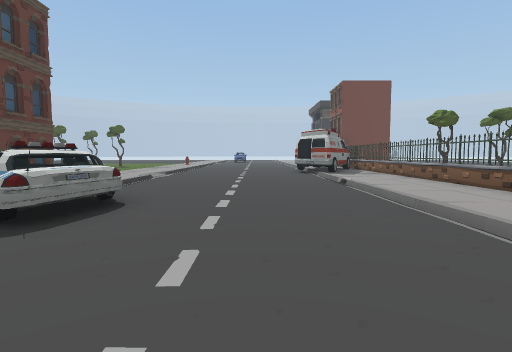
[1] (above)

21 first-person views from a walk through a Unity game level. The camera is 1.4 m above the floor, tilts 4° down and sees 80° across. Doors are open. The floor is counted in squares, 2 m on a side. Each view is taken from the middle of a square. On the plan, view 1 faces up. The plan holds only what a view shows up to about 10 squares ahead; the rest is blank. The place goes on beyond the plan. The player character is not drawn. Some animated figures are left out.

[2]
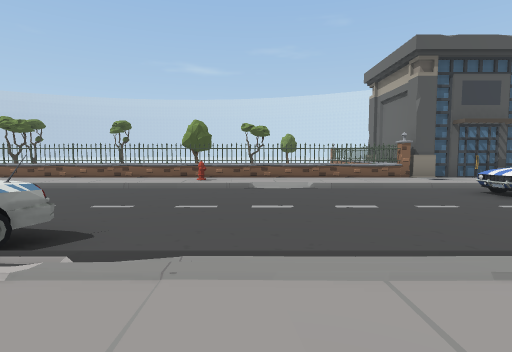

[3]
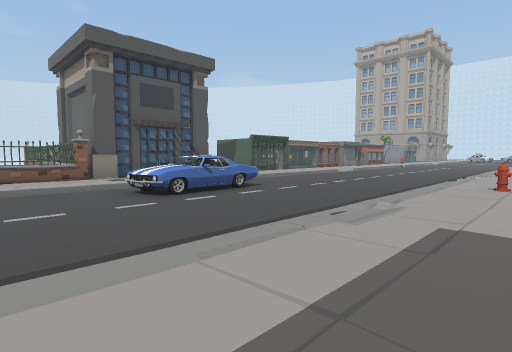

[4]
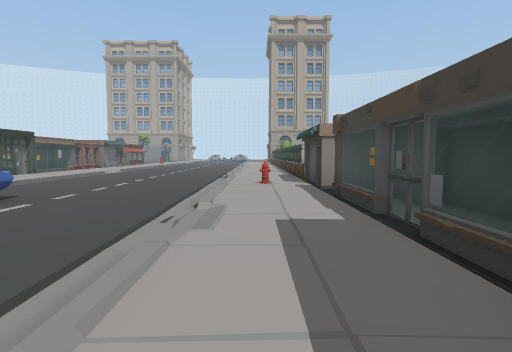

[5]
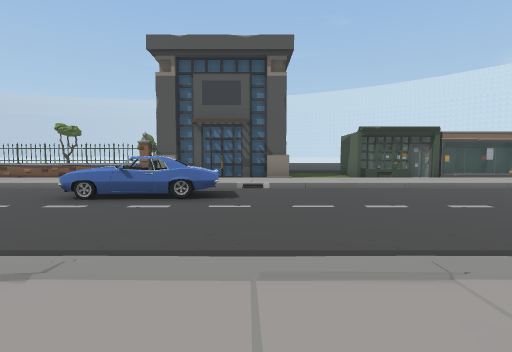

[6]
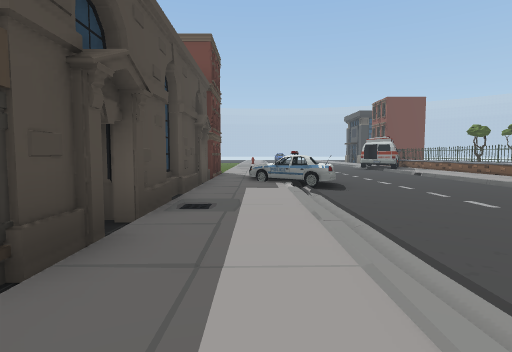

[7]
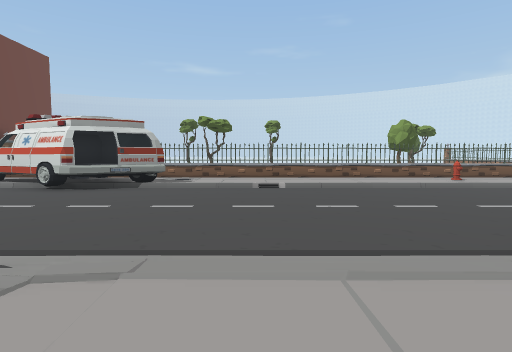

[8]
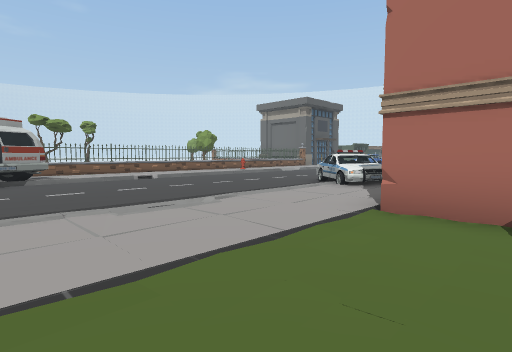

[9]
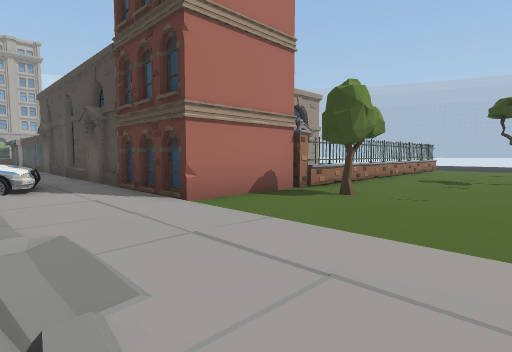

[10]
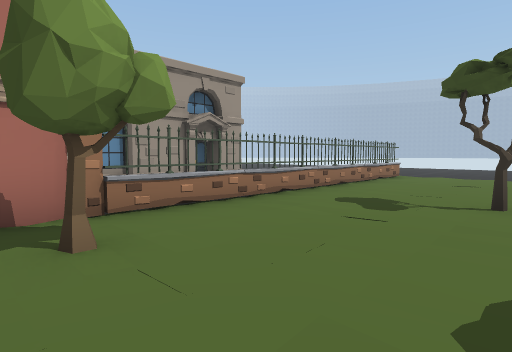

[11]
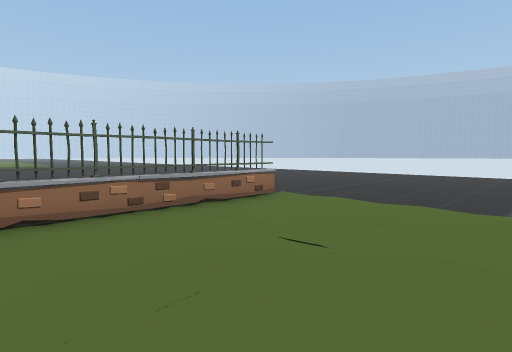

[12]
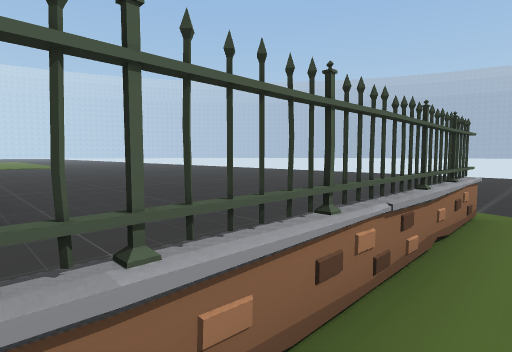

[13]
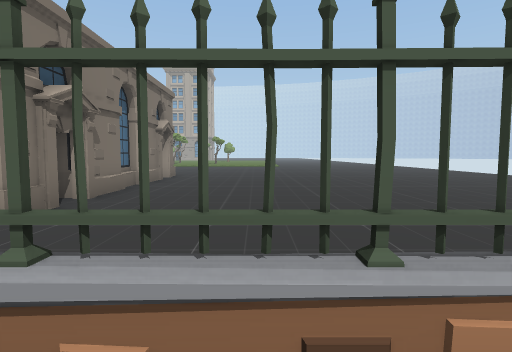

[14]
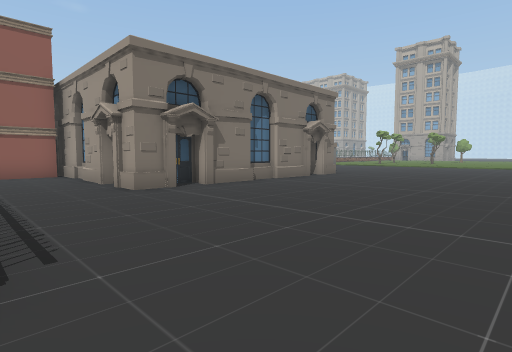

[15]
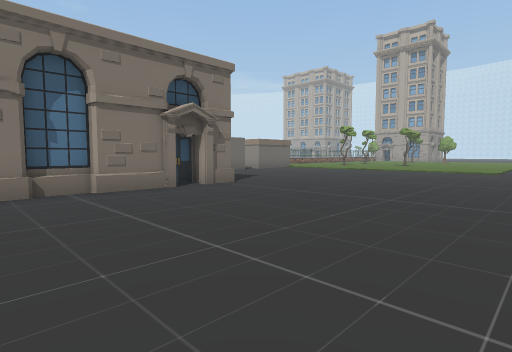

[16]
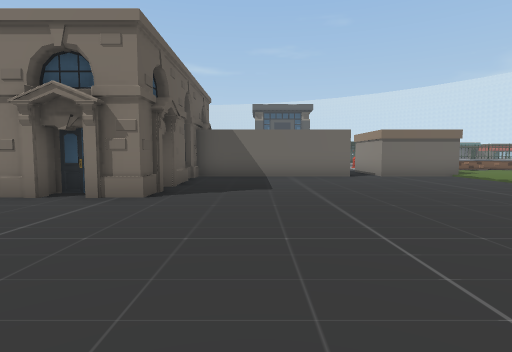

[17]
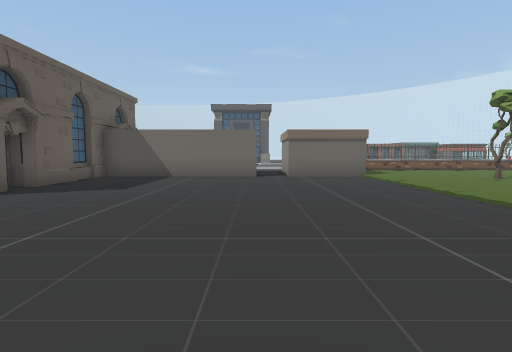

[18]
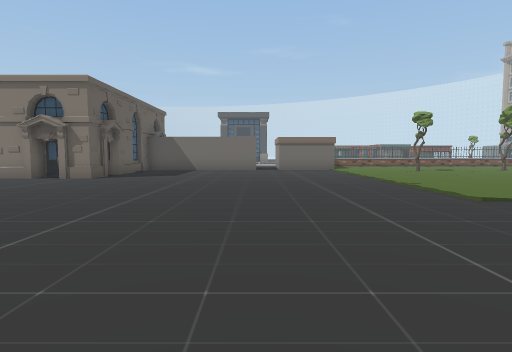

[19]
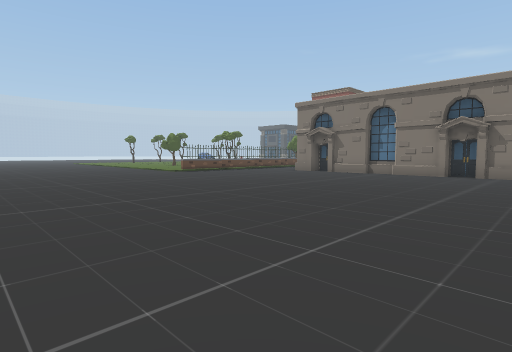

[20]
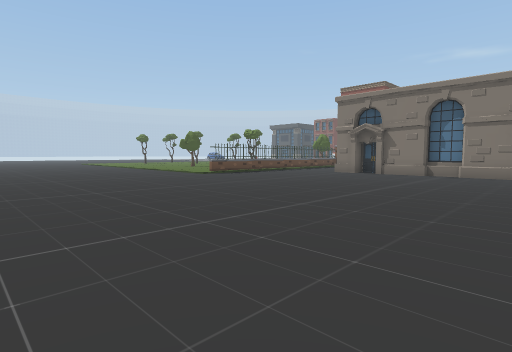

[21]
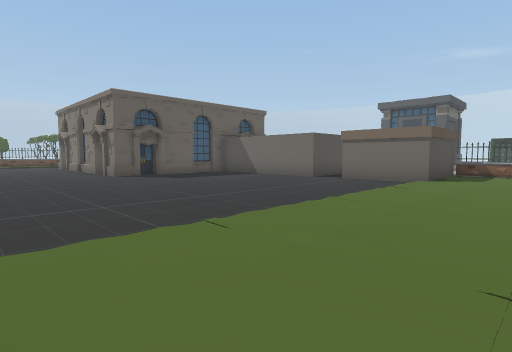

### Floor plan
Key: @ floor where view 1 was taken; # wall or solid block; . main floor; : floor 0.25 m higher than the main floor; / step, stairs or slope; D open door; = window, fence, low wall or low ledge; O other object.
Columns run from 25 left of view 1 to 7 right of it. Each row starts with its distance up from view 1.
 12        .............::/....D#
 11 .............O......::/....D##=
 10 .................O..::/..../:.=O
  9  ...................::/..../:==
  8 ........##=======O##::/..../::=
  7 .................###::/..../:==
  6  ................###://..../::=
  5   ..........########:=#..../::=
  4  ............#     #:===.../::=
  3  ...........##     #::==.../::#O
  2  ...........#      #::/..../O:=
  1  ...........#      #::/..../::=
  0  ...........##     #.:/..@./:==
 -1  ............##    #::/..../:==
 -2  ...........########::/..../:=
 -3  ................##=::/..../:##
 -4       ...........###::/...O/:O###
 -5      ............###::/..OO ::#
 -6     .............##=::/...O/::#
 -7    ..............###::/..../::#
 -8     .............###:O/..../::#
 -9      ............###://..../::.
-10       ...........###::/..../::/
-11        ............==:/..../::=
-12         ............#:/.  ./::=
-13         .......O..   //    /::=

Where each view was taken, in squares from view 1:
view 1: 0 up, 0 right, facing up
view 2: 1 up, 5 left, facing right
view 3: 1 down, 5 left, facing down-right
view 4: 1 down, 4 left, facing down
view 5: 7 down, 5 left, facing right
view 6: 4 down, 4 left, facing up
view 7: 8 up, 5 left, facing right
view 8: 12 up, 7 left, facing down-right
view 9: 12 up, 3 left, facing down-left
view 10: 12 up, 7 left, facing down-left
view 11: 12 up, 13 left, facing down-left
view 12: 9 up, 13 left, facing down-left
view 13: 9 up, 16 left, facing down
view 14: 8 up, 19 left, facing down-right
view 15: 3 up, 19 left, facing down-right
view 16: 4 down, 18 left, facing right
view 17: 7 down, 18 left, facing right
view 18: 7 down, 22 left, facing right
view 19: 3 down, 24 left, facing up-right
view 20: 1 down, 24 left, facing up-right
view 21: 13 down, 17 left, facing up-right
